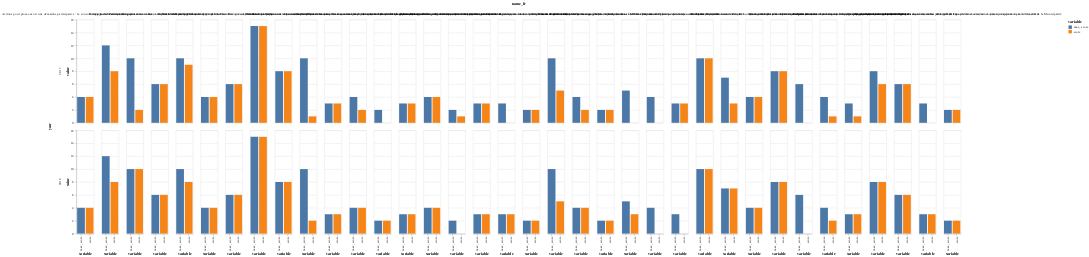

Notebook source saved alongside this figure:
### Code cell
df.melt(id_vars=["year", "name_fr"], value_vars=["score", "max_score"]).pipe(
    lambda df: alt.Chart(df)
    .mark_bar()
    .encode(
        y="value:Q",
        x="variable:N",
        column="name_fr",
        color="variable:N",
        row="year:O",
        tooltip=["name_fr:N", "variable:N", "value:Q"],
    )
    .properties(width=50)
)

### Figure 1 — Vega-Lite specification as saved in the notebook (floating-point values rounded to 4 significant figures; data arrays with more than 128 entries replaced by an {"elided": "..."} marker saying what was removed)
{"config": {"view": {"continuousWidth": 400, "continuousHeight": 300}}, "data": {"name": "data-33afc63f55de4372eb3ffe67bd51ad05"}, "mark": "bar", "encoding": {"color": {"type": "nominal", "field": "variable"}, "column": {"type": "nominal", "field": "name_fr"}, "row": {"type": "ordinal", "field": "year"}, "tooltip": [{"type": "nominal", "field": "name_fr"}, {"type": "nominal", "field": "variable"}, {"type": "quantitative", "field": "value"}], "x": {"type": "nominal", "field": "variable"}, "y": {"type": "quantitative", "field": "value"}}, "width": 50, "$schema": "https://vega.github.io/schema/vega-lite/v4.0.2.json", "datasets": {"data-33afc63f55de4372eb3ffe67bd51ad05": {"elided": "144 records"}}}
